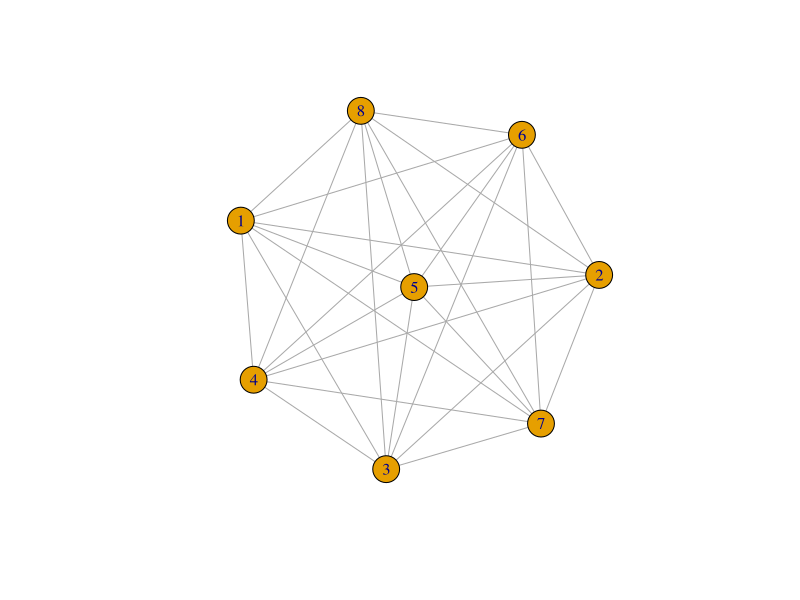
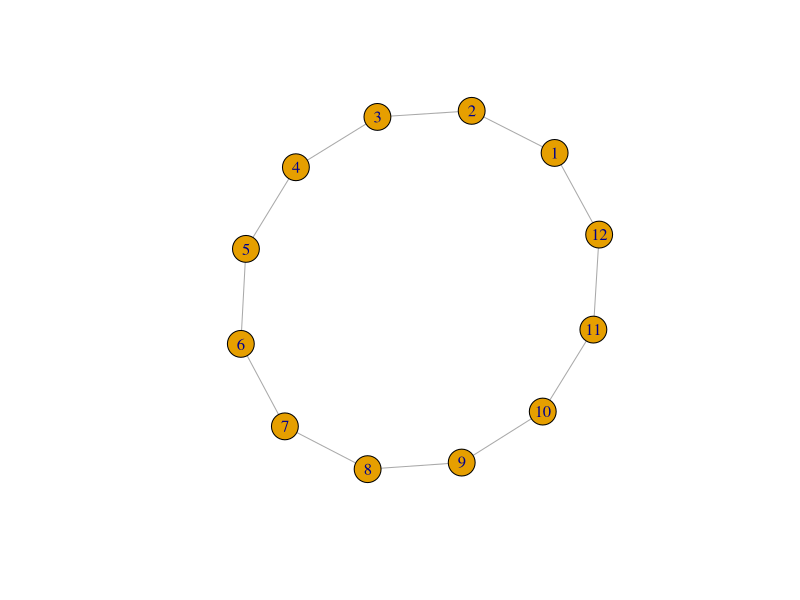
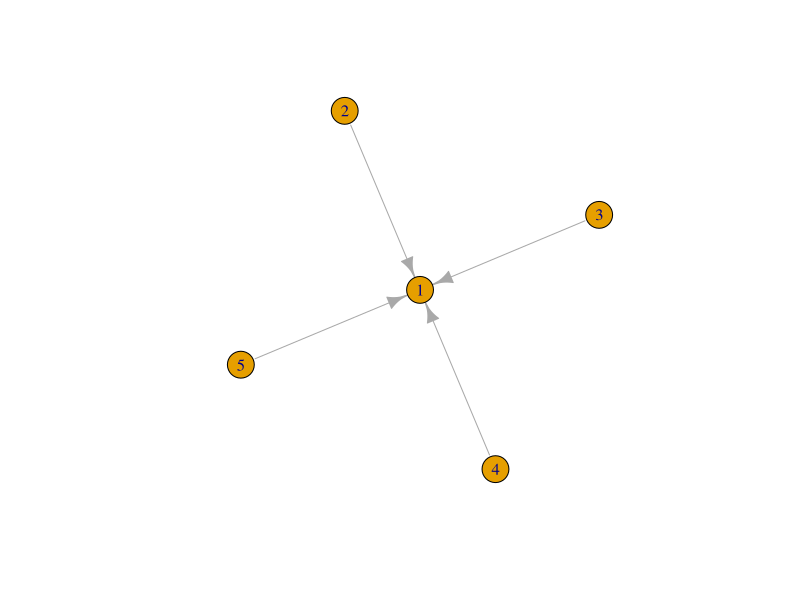
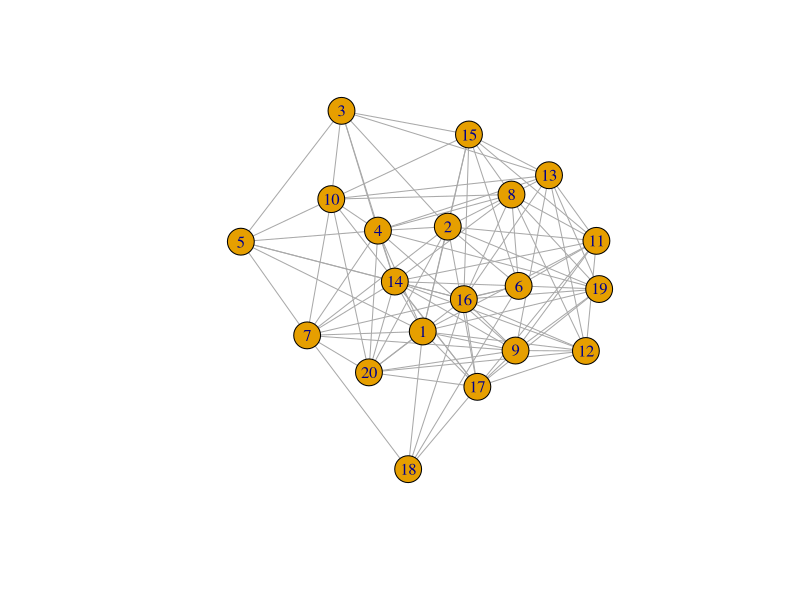
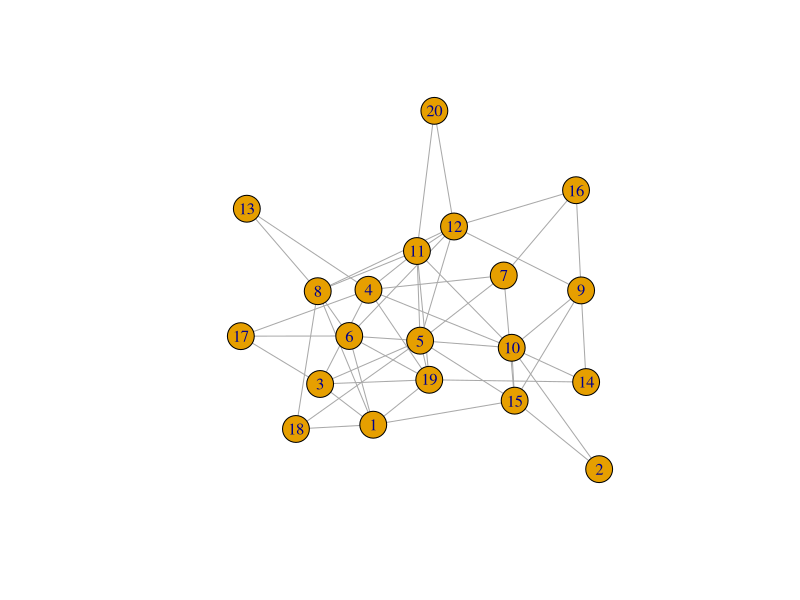

Generate these figures, in order, with R:
library(igraph)
library(sna)

# make social network graphs 

# make full graph 
Ggraph <- make_full_graph(8, directed = FALSE, loops = FALSE)
		plot(Ggraph) # 8 nodes/vertices and the graph has non-directional links 

# Ring
ring1 <- make_ring(12, directed = FALSE, 
                   mutual = FALSE, 
                   circular = TRUE)
		plot(ring1)
		# 12 nodes, undirected links, circular 

# Star 
star1 <- make_star(5, center = 1)
		plot(star1)

# gnp model 
gnp1 <- sample_gnp(20, 0.5, directed = FALSE, loops = FALSE)
		# gnp model looks at the probability for drawing an edge 
		# between two arbitrary vertices  
		plot(gnp1)

# gnm model 
gnm1 <- sample_gnm(20, 50, directed = FALSE, loops = FALSE)
		# gnm model looks at the number of edges in the graph
		plot(gnm1)

# gpa 
gpa1 <- sample_pa(20, power = 1)
		# power gives the edges weight 
